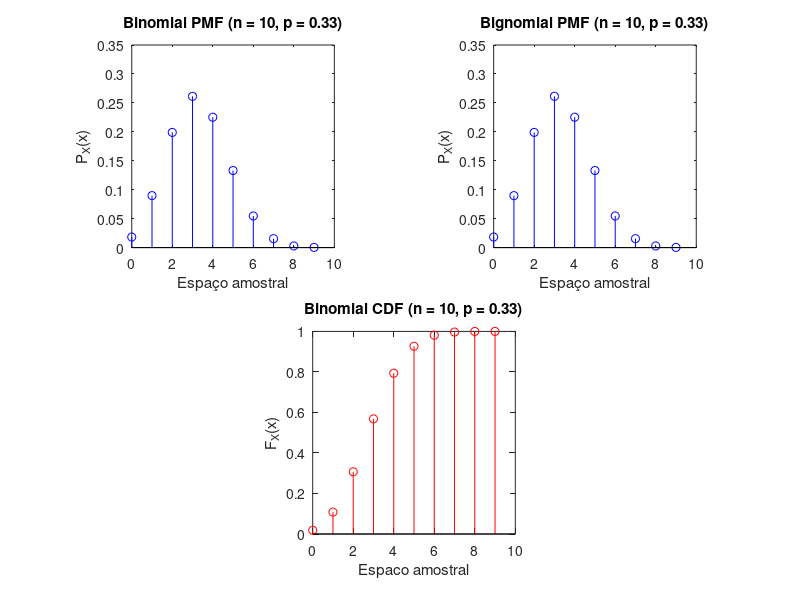

The MATLAB script that drew this image:
clear all clf clf

% Função para utilizar em binomialrv
function n=count(x,y)
  % n(i)= # de elementos de x <= y(i)
  [MX,MY]=ndgrid(x,y);
  % colunas de MX = x
  % linhas  de MY = y
  n=(sum((MX<=MY),1))';
endfunction

% Função para calcular a função de densidade de probabilidade (pdf) de uma variável aleatória binomial
function pmf=bignomialpmf(n,p,x)
  % binomial(n,p) rv X,
  % input : numero de observacoes n, probabilidade p e vetor de amostras x
  % output: vetor pmf, que é: Px(x(i))

  k=(0:n-1)';
  a=log((p/(1-p))*((n-k)./(k+1)));
  L0=n*log(1-p);
  L=[L0; L0+cumsum(a)];
  pb=exp(L);
  % pb=[P[X=0] ... P[X=n]]ˆt
  x=x(:);
  okx =(x>=0).*(x<=n).*(x==floor(x));
  x=okx.*x;
  pmf=okx.*pb(x+1);
endfunction

% Função para calcular a função de densidade de probabilidade (pdf) de uma variável aleatória binomial
function pmf=binomialpmf(n,p,x)
  % binomial(n,p) rv X,
  % input : numero de observacoes n, probabilidade p e vetor de amostras x
  % output: vetor pmf, que é: Px(x(i))

  if p<0.5
    pp=p;
  else
    pp=1-p;
  end
  i=0:n-1;
  ip= ((n-i)./(i+1))*(pp/(1-pp));
  pb=((1-pp)^n)*cumprod([1 ip]);
  if pp < p
    pb=fliplr(pb);
  end
  pb=pb(:); % pb=[P[X=0] ... P[X=n]]ˆt
  x=x(:);
  okx =(x>=0).*(x<=n).*(x==floor(x));
  x=okx.*x;
  pmf=okx.*pb(x+1);
endfunction

% Função para calcular a função de distribuição cumulativa (cdf) de uma variável aleatória binomial
function cdf=binomialcdf(n,p,x)
  % input : numero de observacoes n, probabilidade p e vetor de amostras x
  % output: vetor cdf, onde cdf(i)=P[X<=x(i)]

  x=floor(x(:)); %normaliza nao inteiros
  allx=0:max(x);
  % calcula cdf de 0 ate max(x)
  allcdf=cumsum(binomialpmf(n,p,allx));
  okx=(x>=0);            % x(i) < 0 tem probabilidade 0
  x=(okx.*x);            % seta os valores negativos para 0
  cdf= okx.*allcdf(x+1); % zero para probabilidades 0
endfunction

% Função para gerar um vetor de amostras de uma variável aleatória binomial
function x=binomialrv(n,p,m)
  % input : numero de observacoes n, probabilidade p e quantidade de amostras m
  % output: vetor x, onde x é o vetor de amostras

  r=rand(m,1);
  cdf=binomialcdf(n,p,0:n);
  x=count(cdf,r);
endfunction

% Função para calcular o valor esperado de uma variável aleatória
function E = expectedValue(sx, px)
  v = sx .* px;
  E = sum(v);
endfunction

% Parametros
n = 10;        % Numero de observacoes
p = 0.33;       % Probabilidade
x = 0:(n - 1); % Espaco amostral

% Calculos da PMF e CDF
pgx = bignomialpmf(n, p, x);
px = binomialpmf(n, p, x);
fx = binomialcdf(n, p, x);

% Valor esperado
E  = expectedValue(x, px);
Eg = expectedValue(x, pgx);

% Plot pmf usando binomial
figure(1);
subplot(2,2,1);
stem(0:(n - 1), px, 'b');
title("Binomial PMF (n = 10, p = 0.33)");
xlabel("Espaço amostral");
ylabel('P_X(x)');
axis square

% Plot pmf usando bignomial
figure(1);
subplot(2,2,2);
stem(0:(n - 1), pgx, 'b');
title("Bignomial PMF (n = 10, p = 0.33)");
xlabel("Espaço amostral");
ylabel('P_X(x)');
axis square

% Plot do cdf
figure(1);
subplot(2,2,3:4);
stem(0:(n - 1), fx, 'r');
title("Binomial CDF (n = 10, p = 0.33)");
xlabel("Espaco amostral");
ylabel('F_X(x)');
axis square
